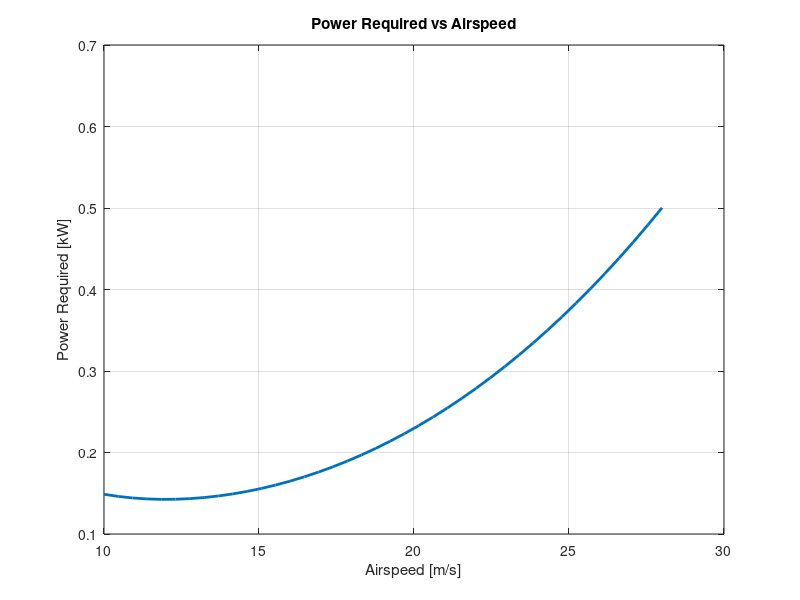

Here is the MATLAB script that generated this plot: (Note: this script raises an error after producing the figure.)
%% ========================================================================
% MISSION-LEVEL DIGITAL TWIN FOR UAV OPERATIONS
% COMPLETE THESIS-GRADE IMPLEMENTATION
%
% Author : Pranav Subramanian (M.Tech)
%
% PURPOSE:
% Physics-based mission feasibility, energy, time, and risk evaluation
% framework for UAV operations with full observability.
%
% REFERENCES:
% [1] Glaessgen & Stargel, NASA, 2012 (Digital Twin Paradigm)
% [2] Beard & McLain, Princeton, 2012 (UAV Modeling)
% [3] Raymer, AIAA, 2018 (Performance Estimation)
% [4] Langelaan, JGCD, 2007 (Energy-based Guidance)
% [5] Frazzoli et al., 2002 (Planning with Disturbances)
%% ========================================================================

clc; clear; close all;

%% ========================================================================
% 1. GLOBAL CONSTANTS
% ========================================================================

g = 9.81;                               % gravity [m/s^2]

%% ========================================================================
% 2. VEHICLE PARAMETERS
% ========================================================================

S   = 0.8;                              % wing area [m^2]
CD0 = 0.03;
k   = 0.045;
eta_prop = 0.7;

mass_empty   = 8;
mass_payload = 2;
m = mass_empty + mass_payload;
W = m * g;

%% ========================================================================
% 3. BATTERY MODEL
% ========================================================================

E_batt_max  = 1200 * 3600;              % [J]
SOC_init    = 1.0;
SOC_reserve = 0.25;

%% ========================================================================
% 4. ENVIRONMENT MODEL
% ========================================================================

h = 120;                               % altitude [m]
rho0 = 1.225;
H = 8500;
rho = rho0 * exp(-h/H);

wind_mean  = 4;
wind_sigma = 1.2;
wind_dir   = pi;

%% ========================================================================
% 5. VEHICLE PERFORMANCE MAP
% ========================================================================

V_range = linspace(10,28,40);
P_map = zeros(size(V_range));

for i = 1:length(V_range)
    V = V_range(i);
    CL = W / (0.5 * rho * V^2 * S);
    CD = CD0 + k * CL^2;
    D  = 0.5 * rho * V^2 * S * CD;
    P_map(i) = D * V / eta_prop;
end

%% ========================================================================
% 6. PLOT: POWER REQUIRED VS AIRSPEED
% ========================================================================

figure;
plot(V_range, P_map/1000,'LineWidth',2);
xlabel('Airspeed [m/s]');
ylabel('Power Required [kW]');
title('Power Required vs Airspeed');
grid on;

%% ========================================================================
% 7. SELECT CRUISE CONDITION
% ========================================================================

V_air = 18;
CL = W / (0.5 * rho * V_air^2 * S);
CD = CD0 + k * CL^2;
Drag = 0.5 * rho * V_air^2 * S * CD;
P_cruise = Drag * V_air / eta_prop;

%% ========================================================================
% 8. MISSION DEFINITIONS
% ========================================================================

routes(1).name = 'Route A';
routes(1).distance = 30000;

routes(2).name = 'Route B';
routes(2).distance = 38000;

routes(3).name = 'Route C';
routes(3).distance = 45000;

ds = 50;

loiter_time = 300;
V_loiter = 14;

ToT_required = 1900;

%% ========================================================================
% 9. NOMINAL WIND
% ========================================================================

Vw_nominal = wind_mean * cos(wind_dir);

%% ========================================================================
% 10. ROUTE SIMULATION
% ========================================================================

results = struct;

for r = 1:length(routes)

    [s, SOC, time, power_profile] = mission_model( ...
        routes(r).distance, V_air, V_loiter, loiter_time, ...
        P_cruise, rho, S, CD0, k, W, ds, Vw_nominal, ...
        E_batt_max, SOC_init);

    results(r).name = routes(r).name;
    results(r).s = s;
    results(r).SOC = SOC;
    results(r).time = time;
    results(r).power = power_profile;

    results(r).SOC_final = SOC(end);
    results(r).time_total = time(end);
    results(r).energy_margin = SOC(end) - SOC_reserve;
    results(r).energy_ok = results(r).energy_margin >= 0;
    results(r).ToT_ok = time(end) <= ToT_required;
end

%% ========================================================================
% 11. RETURN-TO-BASE CHECK
% ========================================================================

for r = 1:length(results)

    [~, SOC_rtb, ~, ~] = mission_model( ...
        routes(r).distance, V_air, V_loiter, 0, ...
        P_cruise, rho, S, CD0, k, W, ds, Vw_nominal, ...
        E_batt_max, results(r).SOC_final);

    results(r).RTB_ok = SOC_rtb(end) >= SOC_reserve;
end

%% ========================================================================
% 12. MONTE CARLO WIND RISK
% ========================================================================

N_mc = 300;
SOC_mc = zeros(N_mc,length(routes));

for r = 1:length(routes)
    for k_mc = 1:N_mc
        Vw = (wind_mean + wind_sigma*randn) * cos(wind_dir);
        [~, SOC_tmp, ~, ~] = mission_model( ...
            routes(r).distance, V_air, V_loiter, loiter_time, ...
            P_cruise, rho, S, CD0, k, W, ds, Vw, ...
            E_batt_max, SOC_init);
        SOC_mc(k_mc,r) = SOC_tmp(end);
    end
    results(r).P_success = mean(SOC_mc(:,r) >= SOC_reserve);
    results(r).risk = 1 - results(r).P_success;
end

%% ========================================================================
% ========================== PLOTS SECTION ================================
% ========================================================================

% PLOT 1: SOC vs Distance
figure;
plot(results(1).s/1000, results(1).SOC,'LineWidth',2);
yline(SOC_reserve,'r--');
xlabel('Distance [km]'); ylabel('SOC');
title('SOC vs Distance');
grid on;

% PLOT 2: SOC vs Time (all routes)
figure; hold on;
for r = 1:length(results)
    plot(results(r).time/60, results(r).SOC,'LineWidth',2);
end
yline(SOC_reserve,'k--');
xlabel('Time [min]'); ylabel('SOC');
title('SOC vs Time');
legend(results.name); grid on;

% PLOT 3: Power vs Distance
figure;
plot(results(1).s/1000, results(1).power/1000,'LineWidth',2);
xlabel('Distance [km]');
ylabel('Power [kW]');
title('Power Consumption Along Mission');
grid on;

% PLOT 4: Time-on-Target
figure;
bar([results.time_total]/60);
yline(ToT_required/60,'r--');
set(gca,'XTickLabel',{results.name});
ylabel('Time [min]');
title('Time-on-Target Constraint');
grid on;

% PLOT 5: Energy Margin
figure;
bar([results.energy_margin]*100);
set(gca,'XTickLabel',{results.name});
ylabel('Energy Margin [%]');
title('Energy Margin Comparison');
grid on;

% PLOT 6: Monte Carlo Histogram (Route A)
figure;
histogram(SOC_mc(:,1),25);
xline(SOC_reserve,'r','LineWidth',2);
xlabel('Final SOC'); ylabel('Count');
title('Monte Carlo SOC Distribution');
grid on;

% PLOT 7: SOC PDF (Risk Insight)
figure;
ksdensity(SOC_mc(:,1));
xlabel('Final SOC'); ylabel('PDF');
title('Probability Density of Final SOC');
grid on;

% PLOT 8: Success Probability
figure;
bar([results.P_success]*100);
set(gca,'XTickLabel',{results.name});
ylabel('P(Success) [%]');
title('Mission Success Probability');
grid on;

% PLOT 9: Energy vs Time Trade
figure;
scatter([results.time_total]/60, [results.energy_margin]*100,120,'filled');
xlabel('Time [min]');
ylabel('Energy Margin [%]');
title('Energy–Time Trade Space');
grid on;

% PLOT 10: Pareto Front (Energy–Time–Risk)
figure;
scatter3(-[results.energy_margin], [results.time_total]/60, ...
         [results.risk], 150,'filled');
xlabel('Energy Cost (−Margin)');
ylabel('Time [min]');
zlabel('Risk');
title('Pareto Front: Energy–Time–Risk');
grid on;

%% ========================================================================
% 13. SUMMARY
% ========================================================================

disp('================ MISSION SUMMARY ================');
for r = 1:length(results)
    fprintf('%s\n',results(r).name);
    fprintf(' Final SOC      : %.2f %%\n',results(r).SOC_final*100);
    fprintf(' Energy Margin  : %.2f %%\n',results(r).energy_margin*100);
    fprintf(' Time           : %.1f min\n',results(r).time_total/60);
    fprintf(' P(success)     : %.2f %%\n',results(r).P_success*100);
    fprintf(' RTB OK         : %d\n',results(r).RTB_ok);
    fprintf(' ToT OK         : %d\n\n',results(r).ToT_ok);
end
disp('===============================================');

%% ========================================================================
% 14. LOCAL FUNCTION
% ========================================================================

function [s, SOC, time, power] = mission_model(dist, V_air, V_loiter, ...
    loiter_time, P_cruise, rho, S, CD0, k, W, ds, Vw, ...
    E_batt_max, SOC_init)

s = 0:ds:dist;
SOC = zeros(size(s));
time = zeros(size(s));
power = zeros(size(s));

SOC(1) = SOC_init;

for i = 2:length(s)
    Vg = max(V_air + Vw,2);
    dt = ds / Vg;
    SOC(i) = SOC(i-1) - (P_cruise*dt)/E_batt_max;
    time(i) = time(i-1) + dt;
    power(i) = P_cruise;
end

if loiter_time > 0
    CL = W / (0.5 * rho * V_loiter^2 * S);
    CD = CD0 + k * CL^2;
    D  = 0.5 * rho * V_loiter^2 * S * CD;
    P_loiter = D * V_loiter;
    SOC(end) = SOC(end) - (P_loiter*loiter_time)/E_batt_max;
    time(end) = time(end) + loiter_time;
end

end
